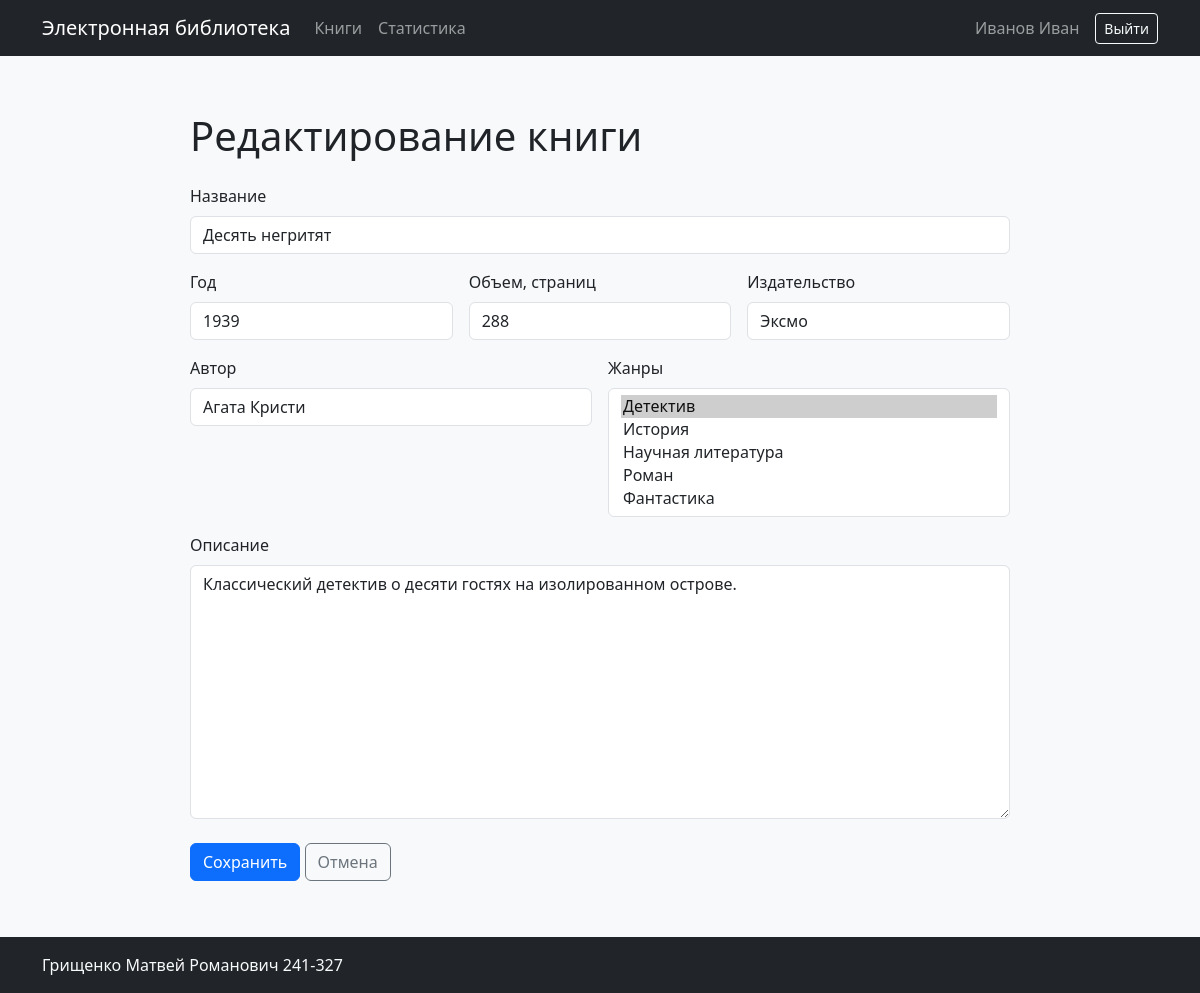
The page /books/3/edit (signed in) on the database its author committed.
### app/models.py (models this page shows, shortened)
class User(db.Model, UserMixin):
    __tablename__ = "users"
    id: Mapped[int] = mapped_column(primary_key=True)
    login: Mapped[str] = mapped_column(db.String(100), unique=True, nullable=False)
    password_hash: Mapped[str] = mapped_column(db.String(255), nullable=False)
    last_name: Mapped[str] = mapped_column(db.String(100), nullable=False)
    first_name: Mapped[str] = mapped_column(db.String(100), nullable=False)
    middle_name: Mapped[str | None] = mapped_column(db.String(100))
    role_id: Mapped[int] = mapped_column(
        db.ForeignKey("roles.id"), nullable=False
    )
    role: Mapped[Role] = relationship(back_populates="users")
    reviews: Mapped[list["Review"]] = relationship(
        back_populates="user", cascade="all, delete-orphan"
    )
    views: Mapped[list["BookView"]] = relationship(back_populates="user")
    @property
    def full_name(self):
        return " ".join(
            part for part in (self.last_name, self.first_name, self.middle_name) if part
        )
    @property
    def role_name(self):
        return self.role.name

class Book(db.Model):
    __tablename__ = "books"
    id: Mapped[int] = mapped_column(primary_key=True)
    title: Mapped[str] = mapped_column(db.String(255), nullable=False)
    short_description: Mapped[str] = mapped_column(db.Text, nullable=False)
    year: Mapped[int] = mapped_column(nullable=False)
    publisher: Mapped[str] = mapped_column(db.String(255), nullable=False)
    author: Mapped[str] = mapped_column(db.String(255), nullable=False)
    pages: Mapped[int] = mapped_column(nullable=False)
    created_at: Mapped[datetime] = mapped_column(default=datetime.utcnow)
    genres: Mapped[list[Genre]] = relationship(secondary=book_genres, lazy="selectin")
    cover: Mapped["Cover"] = relationship(
        back_populates="book",
        cascade="all, delete-orphan",
        uselist=False,
        passive_deletes=True,
    )
    reviews: Mapped[list["Review"]] = relationship(
        back_populates="book",
        cascade="all, delete-orphan",
        passive_deletes=True,
    )
    views: Mapped[list["BookView"]] = relationship(
        back_populates="book",
        cascade="all, delete-orphan",
        passive_deletes=True,
    )

### app/books.py (the view, shortened to what this page needs)
@bp.route("/books/<int:book_id>/edit", methods=["GET", "POST"])
@rights_required("edit_book")
def edit(book_id):
    book = db.get_or_404(Book, book_id)
    errors = {}
    genres = db.session.scalars(db.select(Genre).order_by(Genre.name)).all()
    selected = (
        request.form.getlist("genre_ids")
        if request.method == "POST"
        else [str(genre.id) for genre in book.genres]
    )
    return render_template(
        "books/form.html",
        title="Редактирование книги",
        data=book_form_data(book),
        genres=genres,
        selected_genres=selected,
        errors=errors,
        create=False,
        book=book,
    )

### app/__init__.py (called while the page is built)
@login_manager.user_loader
def load_user(user_id):
    return db.session.get(User, int(user_id))

### app/books.py (called while the page is built)
def book_form_data(book=None):
    if request.method == "POST":
        return request.form
    if not book:
        return {}
    return {
        "title": book.title,
        "short_description": book.short_description,
        "year": book.year,
        "publisher": book.publisher,
        "author": book.author,
        "pages": book.pages,
    }

### app/rights.py (called while the page is built)
def can(action):
    return (
        current_user.is_authenticated
        and action in RIGHTS.get(current_user.role_name, set())
    )

def rights_required(action):
    def decorator(view):
        @wraps(view)
        def wrapped(*args, **kwargs):
            if not current_user.is_authenticated:
                flash(
                    "Для выполнения данного действия необходимо пройти процедуру аутентификации",
                    "warning",
                )
                return redirect(url_for("auth.login", next=request.url))
            if not can(action):
                flash(
                    "У вас недостаточно прав для выполнения данного действия",
                    "danger",
                )
                return redirect(url_for("books.index"))
            return view(*args, **kwargs)
        return wrapped
    return decorator

### app/templates/books/form.html (shortened to what this page needs)
{% extends 'base.html' %}
{% from 'books/_form.html' import book_form %}
{% block content %}
<div class="form-panel">
  <h1 class="mb-4">{{ title }}</h1>
  <form method="post" enctype="multipart/form-data">
    {{ book_form(data, genres, selected_genres, errors, create) }}
  </form>
</div>
{% endblock %}

### app/templates/base.html (shortened to what this page needs)
<!doctype html>
<html lang="ru">
  <head>
    <link href="https://cdn.jsdelivr.net/npm/bootstrap@5.3.3/dist/css/bootstrap.min.css" rel="stylesheet">
    <link href="https://cdn.jsdelivr.net/npm/easymde/dist/easymde.min.css" rel="stylesheet">
    <link rel="stylesheet" href="{{ url_for('static', filename='styles.css') }}">
  </head>
  <body class="d-flex flex-column min-vh-100">
    <nav class="navbar navbar-expand-lg navbar-dark bg-dark">
      <div class="container">
        <a class="navbar-brand" href="{{ url_for('books.index') }}">Электронная библиотека</a>
        <div class="collapse navbar-collapse" id="navbar">
          <div class="navbar-nav me-auto">
            <a class="nav-link" href="{{ url_for('books.index') }}">Книги</a>
            {% if can('statistics') %}
              <a class="nav-link" href="{{ url_for('stats.index') }}">Статистика</a>
            {% endif %}
          </div>
          <div class="navbar-nav align-items-lg-center">
            {% if current_user.is_authenticated %}
              <span class="navbar-text me-lg-3">{{ current_user.full_name }}</span>
              <a class="btn btn-outline-light btn-sm" href="{{ url_for('auth.logout') }}">Выйти</a>
            {% else %}
              <a class="btn btn-outline-light btn-sm" href="{{ url_for('auth.login') }}">Войти</a>
            {% endif %}
          </div>
        </div>
      </div>
    </nav>
    <main class="container py-4 flex-grow-1">
      {% block content %}{% endblock %}
    </main>
    <footer class="bg-dark text-light py-3">
      <div class="container">Грищенко Матвей Романович 241-327</div>
    </footer>
  </body>
</html>

### app/templates/books/_form.html (shortened to what this page needs)
{% macro book_form(data, genres, selected_genres, errors, create) %}
  <div class="row g-3">
    <div class="col-12">
      <label class="form-label" for="title">Название</label>
      <input class="form-control {% if errors.get('title') %}is-invalid{% endif %}" id="title" name="title" value="{{ data.get('title', '') }}" required>
    </div>
    <div class="col-md-4">
      <label class="form-label" for="year">Год</label>
      <input class="form-control {% if errors.get('year') %}is-invalid{% endif %}" id="year" name="year" type="number" value="{{ data.get('year', '') }}" required>
    </div>
    <div class="col-md-4">
      <label class="form-label" for="pages">Объем, страниц</label>
      <input class="form-control {% if errors.get('pages') %}is-invalid{% endif %}" id="pages" name="pages" type="number" value="{{ data.get('pages', '') }}" required>
    </div>
    <div class="col-md-4">
      <label class="form-label" for="publisher">Издательство</label>
      <input class="form-control {% if errors.get('publisher') %}is-invalid{% endif %}" id="publisher" name="publisher" value="{{ data.get('publisher', '') }}" required>
    </div>
    <div class="col-md-6">
      <label class="form-label" for="author">Автор</label>
      <input class="form-control {% if errors.get('author') %}is-invalid{% endif %}" id="author" name="author" value="{{ data.get('author', '') }}" required>
    </div>
    <div class="col-md-6">
      <label class="form-label" for="genre_ids">Жанры</label>
      <select class="form-select {% if errors.get('genre_ids') %}is-invalid{% endif %}" id="genre_ids" name="genre_ids" multiple size="5">
        {% for genre in genres %}
          <option value="{{ genre.id }}" {% if genre.id|string in selected_genres %}selected{% endif %}>{{ genre.name }}</option>
        {% endfor %}
      </select>
    </div>
    <div class="col-12">
      <label class="form-label" for="short_description">Описание</label>
      <textarea class="form-control markdown-editor {% if errors.get('short_description') %}is-invalid{% endif %}" id="short_description" name="short_description" rows="10">{{ data.get('short_description', '') }}</textarea>
    </div>
  </div>
  <div class="mt-4">
    <button class="btn btn-primary" type="submit">Сохранить</button>
    <a class="btn btn-outline-secondary" href="{{ url_for('books.index') }}">Отмена</a>
  </div>
{% endmacro %}

### app/static/styles.css (style rules this page uses)
body { background: #f8f9fa; color: #202428; }
.auth-panel, .form-panel { max-width: 820px; margin: 2rem auto; }

### rows shown on the page
User: full_name "Иванов Иван"
Book: title "Десять негритят", year "1939", pages "288", publisher "Эксмо", author "Агата Кристи", short_description "Классический детектив о десяти гостях на изолированном острове."

### other values the page prints
{{ title }} "Редактирование книги"
form field genre_ids "Детектив ☑ / История / Научная литература / Роман / Фантастика"
